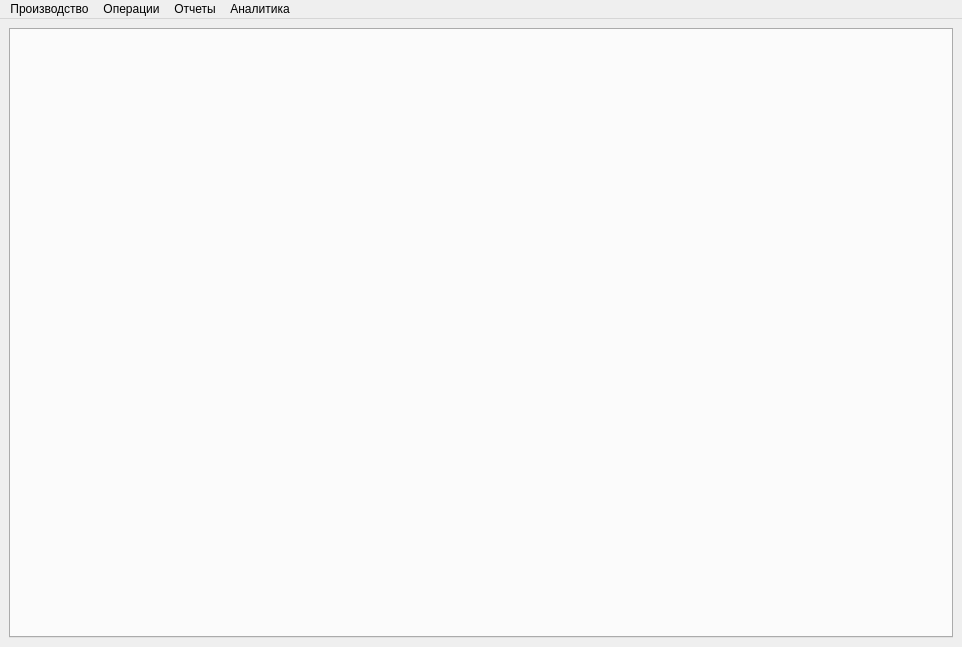
<?xml version="1.0" encoding="UTF-8"?>
<ui version="4.0">
 <class>MainWindow</class>
 <widget class="QMainWindow" name="MainWindow">
  <property name="geometry">
   <rect>
    <x>0</x>
    <y>0</y>
    <width>962</width>
    <height>647</height>
   </rect>
  </property>
  <property name="windowTitle">
   <string>Производство электродов</string>
  </property>
  <widget class="QWidget" name="centralwidget">
   <layout class="QVBoxLayout" name="verticalLayout">
    <item>
     <widget class="QTabWidget" name="tabWidget">
      <property name="currentIndex">
       <number>-1</number>
      </property>
      <property name="tabsClosable">
       <bool>true</bool>
      </property>
      <property name="movable">
       <bool>true</bool>
      </property>
     </widget>
    </item>
   </layout>
  </widget>
  <widget class="QMenuBar" name="menubar">
   <property name="geometry">
    <rect>
     <x>0</x>
     <y>0</y>
     <width>962</width>
     <height>25</height>
    </rect>
   </property>
   <widget class="QMenu" name="menu">
    <property name="title">
     <string>Производство</string>
    </property>
    <addaction name="actionPart"/>
   </widget>
   <widget class="QMenu" name="menu_2">
    <property name="title">
     <string>Операции</string>
    </property>
    <addaction name="actionPack"/>
    <addaction name="actionPerePack"/>
    <addaction name="actionSelf"/>
    <addaction name="actionFix"/>
   </widget>
   <widget class="QMenu" name="menu_3">
    <property name="title">
     <string>Отчеты</string>
    </property>
    <addaction name="actionRep"/>
   </widget>
   <widget class="QMenu" name="menu_4">
    <property name="title">
     <string>Аналитика</string>
    </property>
    <addaction name="actionAnPress"/>
    <addaction name="actionAnPack"/>
    <addaction name="actionAnPackDef"/>
    <addaction name="actionAnTrans"/>
    <addaction name="separator"/>
    <addaction name="actionAnPressZp"/>
    <addaction name="actionAnPackZp"/>
   </widget>
   <addaction name="menu"/>
   <addaction name="menu_2"/>
   <addaction name="menu_3"/>
   <addaction name="menu_4"/>
  </widget>
  <action name="actionPart">
   <property name="text">
    <string>Партии</string>
   </property>
  </action>
  <action name="actionPack">
   <property name="text">
    <string>Упаковка</string>
   </property>
  </action>
  <action name="actionPerePack">
   <property name="text">
    <string>Переупаковка</string>
   </property>
  </action>
  <action name="actionSelf">
   <property name="text">
    <string>Собственное потребление</string>
   </property>
  </action>
  <action name="actionRep">
   <property name="text">
    <string>Отчет за период</string>
   </property>
  </action>
  <action name="actionAvail">
   <property name="text">
    <string>Наличие в цехе</string>
   </property>
  </action>
  <action name="actionFix">
   <property name="text">
    <string>Фиксированные остатки</string>
   </property>
  </action>
  <action name="actionAnPack">
   <property name="text">
    <string>Анализ упаковки</string>
   </property>
  </action>
  <action name="actionAnTrans">
   <property name="text">
    <string>Анализ передач на склад</string>
   </property>
  </action>
  <action name="actionAnPackZp">
   <property name="text">
    <string>Анализ упаковки по зарплате</string>
   </property>
  </action>
  <action name="actionAnPackDef">
   <property name="text">
    <string>Анализ брака при упаковке</string>
   </property>
  </action>
  <action name="actionAnPress">
   <property name="text">
    <string>Анализ опрессовки</string>
   </property>
  </action>
  <action name="actionAnPressZp">
   <property name="text">
    <string>Анализ опрессовки по зарплате</string>
   </property>
  </action>
 </widget>
 <resources/>
 <connections/>
</ui>
